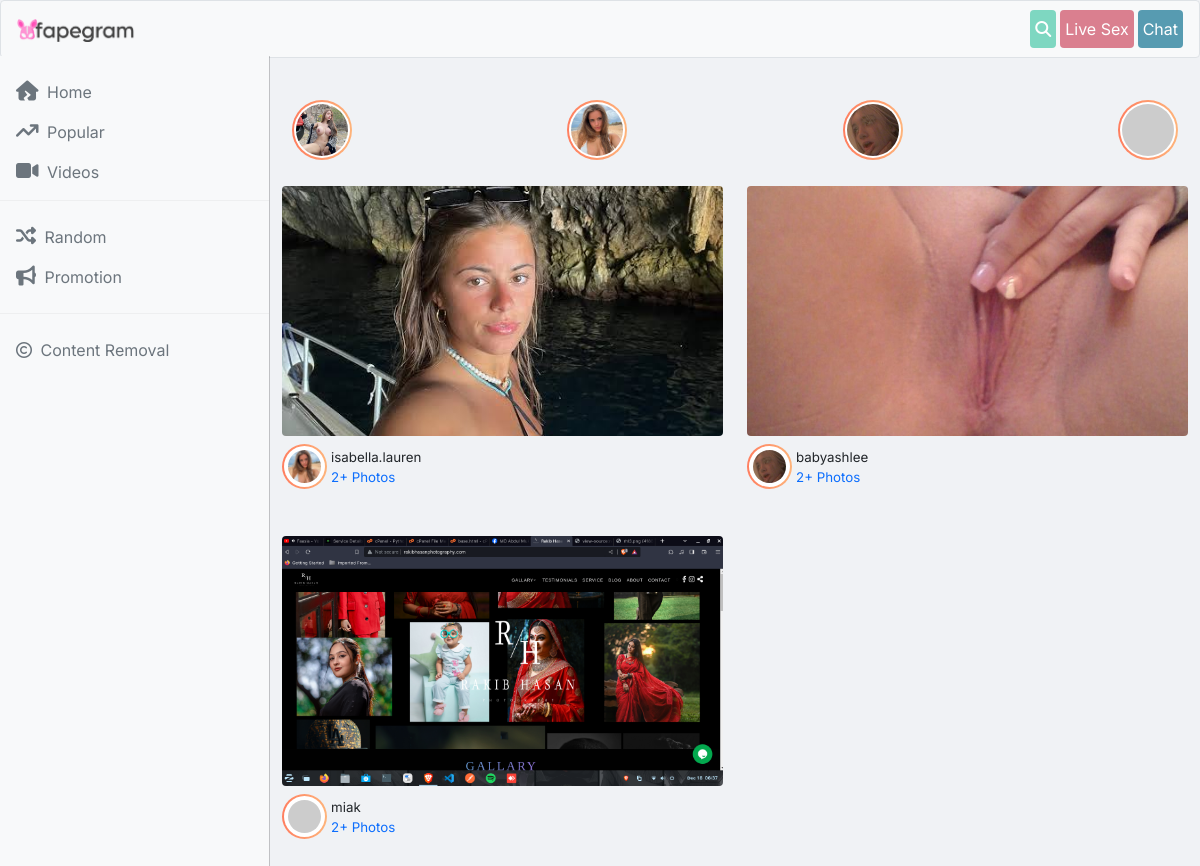
Before: / with the older database file.
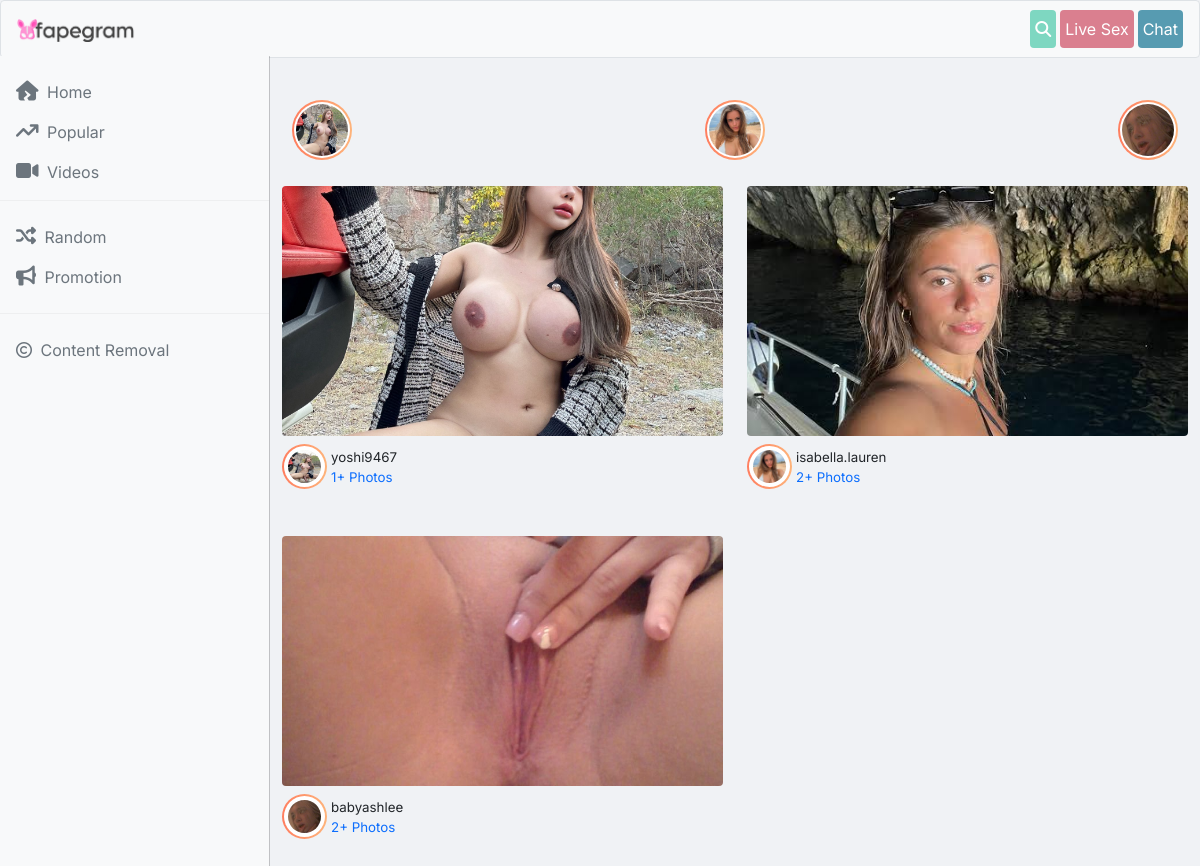
After: the same page with the newer database file.
### base/models.py (models this page shows, shortened)
class Profile(models.Model):
    user = models.ForeignKey(User, on_delete=models.CASCADE)
    dp = models.FileField(upload_to='dp', null=True, blank=True)
    name = models.CharField(max_length=100, null=True, blank=True)
    bio = models.TextField(null=True, blank=True)
    onlyfans = models.URLField(null=True, blank=True)
    twitter = models.URLField(null=True, blank=True)
    insta = models.URLField(null=True, blank=True)
    likex = models.IntegerField(default=0)
    def get_img(self):
        im = Art.objects.filter(prof=self).order_by('-id')[0]
        if im:
            return im.image
        else:
            return False
    def img_count(self):
        im = Art.objects.filter(prof=self)
        return len(im)
    def lenim(self):
        im =Art.objects.filter(prof=self)
        return len(im)

class Art(models.Model):
    prof = models.ForeignKey(Profile, on_delete=models.CASCADE, null=True, blank=True)
    image = models.FileField(upload_to='contents', null=True, blank=True)

### base/views.py (the view)
# urls.py: path('',home),
def home(request):
    pro = Profile.objects.all().order_by('-id')
    paginator = Paginator(pro, 30)
    page_number = request.GET.get("page")
    pro = paginator.get_page(page_number)
    context = {'pro': pro}
    return render(request, 'home.html', context)

### base/context_processors.py (called while the page is built)
def popular(request):
    return {'pop': Profile.objects.all().order_by('-likex')[0:10]}

### templates/home.html (shortened to what this page needs)
{% extends 'base.html' %}
{% block body %}
<div class="row">
  {% for i in pro  %}
  {% if not i.lenim == 0 %}
<div class="col-12 col-md-6">
<div class="my-3">
<a href="model/{{i.user.username}}">
  <img class="rounded img-fluid thmb" src="{{i.get_img.url}}" alt="">
  <br>
  <div class="my-2 img-info">
    <div class="d-flex">
    <img class="img-thumbnail img-fluid avatar" {% if i.dp %}  src="{{i.dp.url}}" {% else %} src="https://api.dicebear.com/7.x/initials/svg?seed={{i.user.username}}" {% endif %} alt="avatar">
    <div class="mx-1">
      <a href="model/{{i.user.username}}"> <p class="mt-1 mb-0 text-dark">{{i.name}}</p> </a>
      <p class="mt-0 text-primary">{{i.img_count}}+ Photos</p>
    </div>
    </div>
  </div>
</a>
  </div>
</div>
{% endif %}
{% endfor %}
</div>
{% endblock %}

### templates/base.html (shortened to what this page needs)
<!DOCTYPE html>
{% load static %}
<html lang="en">
  <head>
    <link rel="stylesheet" href="https://cdnjs.cloudflare.com/ajax/libs/font-awesome/6.5.1/css/all.min.css" />
  <link href="https://cdn.jsdelivr.net/npm/bootstrap@5.0.2/dist/css/bootstrap.min.css" rel="stylesheet">
  </head>
  <body>
    <nav class="py-2 img-thumbnail navbar navbar-expand-lg navbar-light bg-light sticky-top">
      <div class="container-fluid">
 <a class="me-auto navbar-brand" href="/"><img class="logo" src="{% static "fapegram.png" %}"></a>
<a href="/search/" class="px-1 btn btnsex btn-s"><i class="fa-solid fa-magnifying-glass"></i></a>
       <a class="px-1 btn btnwarn text-white btn-s mx-1">Live Sex</a>
       <a class="px-1 btn btndngr text-white btn-s">Chat</a>
    </nav>
    <div
      class=" offcanvas offcanvas-start sidebar-nav bg-light"
      tabindex="-1"
      id="sidebar"
    >
      <div class="offcanvas-body p-0">
        <nav class="navbar-dark">
          <ul class="navbar-nav">
            <li>
            </li>
            <li>
              <a href="/" class="text-muted nav-link px-3 active">
                <span class="me-1"><i class="icon fa-solid fa-house-crack"></i></span>
                <span>Home</span>
              </a>
            </li>
           <li>
              <a href="/popular/" class="text-muted nav-link px-3 active">
                 <span class="me-1"><i class="icon fa-solid fa-arrow-trend-up"></i></span>
                <span>Popular</span>
              </a>
            </li>
           <li>
            <a href="https://tiksporn.pythonanywhere.com" target="__blank"  class="text-muted nav-link px-3 active">
             <span class="me-1"><i class="icon fa-solid fa-video"></i></span>
              <span>Videos</span>
            </a>
          </li>
            <li class="mb-2"><hr class="dropdown-divider bg-light" /></li>
            <li>
              <a href="/random/" class="text-muted nav-link px-3 active">
                <span class="me-1"><i class="icon fa-solid fa-shuffle"></i></span>
                <span>Random</span>
              </a>
            </li>
            <li>
              <a href="/contact/" class="text-muted nav-link px-3">
                <span class="me-1"><i class="icon fa-solid fa-bullhorn"></i></span>
                <span>Promotion</span>
              </a>
            </li>
            <li class="my-2"><hr class="dropdown-divider bg-light" /></li>
            <li>
              <a href="/dmca/" class="text-muted nav-link px-3">
                <span class="me-1"><i class="fa-regular fa-copyright"></i></span>
                <span>Content Removal</span>
              </a>
            </li>
          </ul>
        </nav>
      </div>
    </div>
    <main class="mt-3 pt-3">
      <div class="container-fluid">
      <div class="top">
{% for p in pop %}
<div>
  <a href="/model/{{p.user.username}}">
     <img class="" {% if p.dp %}  src="{{p.dp.url}}" {% else %} src="https://api.dicebear.com/7.x/initials/svg?seed={{p.user.username}}" {% endif %} alt="{{p.user.username}}">
</a>
</div>
{% endfor %}
 </div>
{% block body %}
{% endblock %}
      </div>
    </main>
  </body>
</html>

Changed rows visible on the page:
removed Profile: get_img (picture), name "miak", img_count "2"
now on one of the page's lists (row unchanged): Profile: name "yoshi9467", img_count "1"
